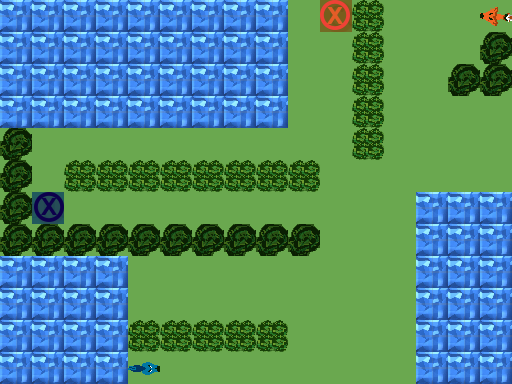

Below is a game level as drawn by its tile map, then a one-line description and the .tmx file that defines it, in full:
An orthogonal 16x12 tile map with 32x32 px tiles, 3 tile layers (Ground, Obstacles, Objects), 1 hidden layer not drawn.

<map version="1.0" orientation="orthogonal" renderorder="right-down" width="16" height="12" tilewidth="32" tileheight="32" nextobjectid="1">
 <tileset firstgid="1" name="TilesetPlaceholder" tilewidth="32" tileheight="32" tilecount="240" columns="10">
  <image source="../../Tileset.png" width="320" height="768" />
 </tileset>
 <layer name="Ground" width="16" height="12">
  <data encoding="csv">
5,5,5,5,5,5,5,5,5,1,1,1,1,1,1,1,
5,5,5,5,5,5,5,5,5,1,1,1,1,1,1,1,
5,5,5,5,5,5,5,5,5,1,1,1,1,1,1,1,
5,5,5,5,5,5,5,5,5,1,1,1,1,1,1,1,
1,1,1,1,1,1,1,1,1,1,1,1,1,1,1,1,
1,1,1,1,1,1,1,1,1,1,1,1,1,1,1,1,
1,1,1,1,1,1,1,1,1,1,1,1,1,1,1,1,
1,1,1,1,1,1,1,1,1,1,1,1,1,1,1,1,
5,5,5,5,1,1,1,1,1,1,1,1,1,5,5,5,
5,5,5,5,1,1,1,1,1,1,1,1,1,5,5,5,
5,5,5,5,1,1,1,1,1,1,1,1,1,5,5,5,
5,5,5,5,1,1,1,1,1,1,1,1,1,5,5,5
</data>
 </layer>
 <layer name="Obstacles" width="16" height="12">
  <data encoding="csv">
0,0,0,0,0,0,0,0,0,0,0,44,0,0,0,0,
0,0,0,0,0,0,0,0,0,0,0,44,0,0,0,42,
0,0,0,0,0,0,0,0,0,0,0,44,0,0,42,42,
0,0,0,0,0,0,0,0,0,0,0,44,0,0,0,0,
42,0,0,0,0,0,0,0,0,0,0,44,0,0,0,0,
42,0,44,44,44,44,44,44,44,44,0,0,0,0,0,0,
42,0,0,0,0,0,0,0,0,0,0,0,0,5,5,5,
42,42,42,42,42,42,42,42,42,42,0,0,0,5,5,5,
0,0,0,0,0,0,0,0,0,0,0,0,0,0,0,0,
0,0,0,0,0,0,0,0,0,0,0,0,0,0,0,0,
0,0,0,0,44,44,44,44,44,0,0,0,0,0,0,0,
0,0,0,0,0,0,0,0,0,0,0,0,0,0,0,0
</data>
 </layer>
 <layer name="Objects" width="16" height="12">
  <data encoding="csv">
0,0,0,0,0,0,0,0,0,0,181,0,0,0,0,1610612927,
0,0,0,0,0,0,0,0,0,0,0,0,0,0,0,0,
0,0,0,0,0,0,0,0,0,0,0,0,0,0,0,0,
0,0,0,0,0,0,0,0,0,0,0,0,0,0,0,0,
0,0,0,0,0,0,0,0,0,0,0,0,0,0,0,0,
0,0,0,0,0,0,0,0,0,0,0,0,0,0,0,0,
0,182,0,0,0,0,0,0,0,0,0,0,0,0,0,0,
0,0,0,0,0,0,0,0,0,0,0,0,0,0,0,0,
0,0,0,0,0,0,0,0,0,0,0,0,0,0,0,0,
0,0,0,0,0,0,0,0,0,0,0,0,0,0,0,0,
0,0,0,0,0,0,0,0,0,0,0,0,0,0,0,0,
0,0,0,0,2684354752,0,0,0,0,0,0,0,0,0,0,0
</data>
 </layer>
 <layer name="Solution" width="16" height="12" visible="0">
  <data encoding="csv">
0,0,0,0,0,0,0,0,0,0,222,0,222,0,0,0,
0,0,0,0,0,0,0,0,0,0,222,0,222,0,0,0,
0,0,0,0,0,0,0,0,0,0,222,0,222,0,0,0,
0,0,0,0,0,0,0,0,0,0,222,0,222,0,0,0,
0,0,0,0,0,0,0,0,0,0,222,0,222,0,0,0,
0,0,0,0,0,0,0,0,0,0,222,222,222,0,0,0,
0,233,233,233,233,233,233,233,233,233,233,0,0,0,0,0,
0,0,0,0,0,0,0,0,0,0,233,0,0,0,0,0,
0,0,0,0,0,0,0,0,0,233,233,0,0,0,0,0,
0,0,0,0,0,0,0,0,0,233,0,0,0,0,0,0,
0,0,0,0,0,0,0,0,0,233,0,0,0,0,0,0,
0,0,0,0,0,233,233,233,233,233,0,0,0,0,0,0
</data>
 </layer>
</map>
